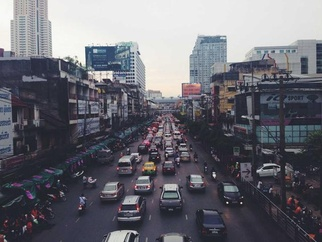
#> input picture 01_sift/images/input_image.jpg, 322 x 242 px, shrunk from 640 x 480 before the run
$ python sift_octave_visual.py
#> lines starting #> are read from the running program, lines starting #| are printed output that depends on the picture
"""
Generate SIFT keypoint images with:
- Different circle sizes for different octaves
- Different colors for different octaves
- Combined view with all octaves in different colors
"""

import numpy as np
from PIL import Image
import matplotlib.pyplot as plt
from scipy.ndimage import gaussian_filter
import os

def download_image():
    """Use existing input image."""
    img_path = '../images/input_image.jpg'
    if os.path.exists(img_path):
        return np.array(Image.open(img_path).convert('L'))
    raise FileNotFoundError("input_image.jpg not found")

def build_gaussian_pyramid(img, num_octaves=3, num_scales=5, sigma=1.6, k=np.sqrt(2)):
    """Build Gaussian scale-space pyramid."""
    pyramid = []
    current_img = img.astype(np.float64)

    for octave in range(num_octaves):
        octave_images = []
        for scale in range(num_scales):
            sigma_scale = sigma * (k ** scale)
            blurred = gaussian_filter(current_img, sigma=sigma_scale)
            octave_images.append(blurred)
        pyramid.append(octave_images)
        current_img = current_img[::2, ::2]

    return pyramid

def compute_dog(pyramid):
    """Compute Difference of Gaussians."""
    dog_pyramid = []
    for octave_images in pyramid:
        dog_octave = []
        for i in range(len(octave_images) - 1):
            dog = octave_images[i + 1] - octave_images[i]
            dog_octave.append(dog)
        dog_pyramid.append(dog_octave)
    return dog_pyramid

def detect_extrema(dog_octave, threshold=0.03):
    """Detect local extrema in DoG images."""
    keypoints = []
    for s in range(1, len(dog_octave) - 1):
        current = dog_octave[s]
        below = dog_octave[s - 1]
        above = dog_octave[s + 1]

        h, w = current.shape
        for y in range(1, h - 1):
            for x in range(1, w - 1):
                patch = current[y-1:y+2, x-1:x+2]
                patch_below = below[y-1:y+2, x-1:x+2]
                patch_above = above[y-1:y+2, x-1:x+2]

                center = current[y, x]
                all_neighbors = np.concatenate([
                    patch.flatten(),
                    patch_below.flatten(),
                    patch_above.flatten()
                ])
                all_neighbors = np.delete(all_neighbors, 4)

                if abs(center) > threshold:
                    if center > np.max(all_neighbors) or center < np.min(all_neighbors):
                        keypoints.append({'x': x, 'y': y, 'scale': s, 'response': center})
    return keypoints

def compute_derivatives(dog, x, y):
    """Compute gradient and Hessian at keypoint location."""
    h, w = dog.shape
    if x < 1 or x >= w - 1 or y < 1 or y >= h - 1:
        return None, None, None, None, None

    Dx = (dog[y, x + 1] - dog[y, x - 1]) / 2
    Dy = (dog[y + 1, x] - dog[y - 1, x]) / 2
    Dxx = dog[y, x + 1] + dog[y, x - 1] - 2 * dog[y, x]
    Dyy = dog[y + 1, x] + dog[y - 1, x] - 2 * dog[y, x]
    Dxy = (dog[y + 1, x + 1] - dog[y + 1, x - 1] -
           dog[y - 1, x + 1] + dog[y - 1, x - 1]) / 4

    return Dx, Dy, Dxx, Dyy, Dxy

def filter_keypoints(keypoints, dog_octave):
    """Apply all filtering stages."""
    # Stage 1: Low Contrast
    kept = []
    for kp in keypoints:
        s = kp['scale']
        if s < 0 or s >= len(dog_octave):
            continue
        dog = dog_octave[s]
        x, y = kp['x'], kp['y']

        derivs = compute_derivatives(dog, x, y)
        if derivs[0] is None:
            continue

        Dx, Dy, Dxx, Dyy, Dxy = derivs
        det = Dxx * Dyy - Dxy * Dxy

        if abs(det) < 1e-10:
            continue

        offset_x = -(Dyy * Dx - Dxy * Dy) / det
        offset_y = -(Dxx * Dy - Dxy * Dx) / det

        # Stage 2: Edge Response
        trace = Dxx + Dyy
        if det <= 0:
            continue
        ratio = (trace ** 2) / det
        if ratio >= 12.1:
            continue

        # Stage 3: Sub-pixel
        if abs(offset_x) > 0.5 or abs(offset_y) > 0.5:
            continue

        kp['x_refined'] = x + offset_x
        kp['y_refined'] = y + offset_y
        kept.append(kp)

    return kept

# Colors for each octave
OCTAVE_COLORS = {
    0: '#FF0000',  # Red - Fine scale
    1: '#00FF00',  # Green - Medium scale
    2: '#0000FF',  # Blue - Coarse scale
}

# Circle radius for each octave
OCTAVE_RADIUS = {
    0: 4,   # Small - Fine scale
    1: 8,   # Medium - Medium scale
    2: 14,  # Large - Coarse scale
}

def plot_octave_keypoints(img, keypoints_by_octave, title, filename, show_legend=True):
    """Plot keypoints with different colors and sizes per octave."""
    fig, ax = plt.subplots(1, 1, figsize=(14, 10))
    ax.imshow(img, cmap='gray')

    total = 0
    for octave, kps in keypoints_by_octave.items():
        scale_factor = 2 ** octave
        color = OCTAVE_COLORS[octave]
        radius = OCTAVE_RADIUS[octave]

        for kp in kps:
            x = kp['x'] * scale_factor
            y = kp['y'] * scale_factor
            circle = plt.Circle((x, y), radius, color=color, fill=False, linewidth=1.5)
            ax.add_patch(circle)
        total += len(kps)

    if show_legend:
        legend_elements = [
            plt.Line2D([0], [0], marker='o', color='w', markerfacecolor='none',
                      markeredgecolor=OCTAVE_COLORS[0], markersize=8, markeredgewidth=2,
                      label=f'Octave 0: Fine-scale ({len(keypoints_by_octave.get(0, []))} kps)'),
            plt.Line2D([0], [0], marker='o', color='w', markerfacecolor='none',
                      markeredgecolor=OCTAVE_COLORS[1], markersize=12, markeredgewidth=2,
                      label=f'Octave 1: Medium-scale ({len(keypoints_by_octave.get(1, []))} kps)'),
            plt.Line2D([0], [0], marker='o', color='w', markerfacecolor='none',
                      markeredgecolor=OCTAVE_COLORS[2], markersize=16, markeredgewidth=2,
                      label=f'Octave 2: Coarse-scale ({len(keypoints_by_octave.get(2, []))} kps)'),
        ]
        ax.legend(handles=legend_elements, loc='upper right', fontsize=10,
                 fancybox=True, framealpha=0.9)

    ax.set_title(f'{title}\n(Total: {total} keypoints)', fontsize=14, fontweight='bold')
    ax.axis('off')

    plt.tight_layout()
    plt.savefig(filename, dpi=150, bbox_inches='tight', facecolor='white')
    plt.close()
    print(f'Saved: {filename}')

def plot_single_octave(img, keypoints, octave, title, filename):
    """Plot keypoints from a single octave."""
    fig, ax = plt.subplots(1, 1, figsize=(14, 10))
    ax.imshow(img, cmap='gray')

    scale_factor = 2 ** octave
    color = OCTAVE_COLORS[octave]
    radius = OCTAVE_RADIUS[octave]

    for kp in keypoints:
        x = kp['x'] * scale_factor
        y = kp['y'] * scale_factor
        circle = plt.Circle((x, y), radius, color=color, fill=False, linewidth=1.5)
        ax.add_patch(circle)

    ax.set_title(f'{title}\n({len(keypoints)} keypoints)', fontsize=14, fontweight='bold')
    ax.axis('off')

    plt.tight_layout()
    plt.savefig(filename, dpi=150, bbox_inches='tight', facecolor='white')
    plt.close()
    print(f'Saved: {filename}')

def plot_filtering_stages_by_octave(img, all_kps, filtered_kps, title, filename):
    """Plot filtered keypoints with octave colors and sizes."""
    fig, ax = plt.subplots(1, 1, figsize=(14, 10))
    ax.imshow(img, cmap='gray')

    total = 0
    octave_counts = {0: 0, 1: 0, 2: 0}

    for kp in filtered_kps:
        octave = kp['octave']
        scale_factor = 2 ** octave
        color = OCTAVE_COLORS[octave]
        radius = OCTAVE_RADIUS[octave]

        x = kp['x'] * scale_factor
        y = kp['y'] * scale_factor
        circle = plt.Circle((x, y), radius, color=color, fill=False, linewidth=1.5)
        ax.add_patch(circle)
        total += 1
        octave_counts[octave] += 1

    legend_elements = [
        plt.Line2D([0], [0], marker='o', color='w', markerfacecolor='none',
                  markeredgecolor=OCTAVE_COLORS[0], markersize=8, markeredgewidth=2,
                  label=f'Octave 0: Small circles ({octave_counts[0]} kps)'),
        plt.Line2D([0], [0], marker='o', color='w', markerfacecolor='none',
                  markeredgecolor=OCTAVE_COLORS[1], markersize=12, markeredgewidth=2,
                  label=f'Octave 1: Medium circles ({octave_counts[1]} kps)'),
        plt.Line2D([0], [0], marker='o', color='w', markerfacecolor='none',
                  markeredgecolor=OCTAVE_COLORS[2], markersize=16, markeredgewidth=2,
                  label=f'Octave 2: Large circles ({octave_counts[2]} kps)'),
    ]
    ax.legend(handles=legend_elements, loc='upper right', fontsize=10,
             fancybox=True, framealpha=0.9)

    ax.set_title(f'{title}\n(Total: {total} keypoints)', fontsize=14, fontweight='bold')
    ax.axis('off')

    plt.tight_layout()
    plt.savefig(filename, dpi=150, bbox_inches='tight', facecolor='white')
    plt.close()
    print(f'Saved: {filename}')

def main():
    print("Loading image...")
    img = download_image()
#> in download_image, `return np.array(Image.open(img_path).convert('L'))`:
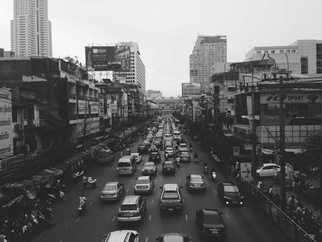
#> returned value: shape (242, 322); min 14, max 255, mean 106.6
    print(f"Image size: {img.shape}")
#| Image size: (242, 322)

    print("\nBuilding Gaussian pyramid...")
    pyramid = build_gaussian_pyramid(img)
#> the loop in build_gaussian_pyramid, `for octave in range(num_octaves):` made 3 passes
#> pass 1, in build_gaussian_pyramid, `current_img = current_img[::2, ::2]`:
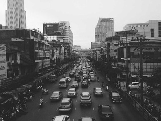
#> current_img: shape (121, 161) float64; min 20, max 255, mean 107
#> pass 3, in build_gaussian_pyramid, `current_img = current_img[::2, ::2]`:
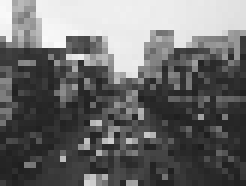
#> current_img: shape (31, 41) float64 (shown 6 times larger); min 29, max 250, mean 107.9
#> after the loop in build_gaussian_pyramid, `for octave in range(num_octaves):`: pyramid = 3 items
#> pyramid = 3 items

    print("Computing DoG...")
    dog_pyramid = compute_dog(pyramid)
#> the loop in compute_dog, `for octave_images in pyramid:` made 3 passes
#> dog_pyramid = 3 items

    # Detect keypoints per octave
    print("\nDetecting keypoints per octave...")
    keypoints_by_octave = {}
    all_keypoints = []

    for octave_idx, dog_octave in enumerate(dog_pyramid):
        kps = detect_extrema(dog_octave)
        for kp in kps:
            kp['octave'] = octave_idx
            kp['dog'] = dog_octave[kp['scale']]
        keypoints_by_octave[octave_idx] = kps
        all_keypoints.extend(kps)
        print(f"  Octave {octave_idx}: {len(kps)} keypoints")
#> this loop made 3 passes
#|   Octave 0: 213 keypoints
#|   Octave 1: 54 keypoints
#|   Octave 2: 11 keypoints
#> after the loop, all_keypoints = 278 items; keypoints_by_octave = 3 items; kp = 6 items

    print(f"Total detected: {len(all_keypoints)} keypoints")
#| Total detected: 278 keypoints

    # 1. Plot each octave separately with its color
    print("\n=== Generating Octave-specific images ===")
    for octave in range(3):
        plot_single_octave(
            img, keypoints_by_octave[octave], octave,
            f'Octave {octave}: {"Fine" if octave==0 else "Medium" if octave==1 else "Coarse"}-scale Features',
            f'../images/sift_octave{octave}_keypoints.png'
        )
#> this loop made 3 passes
#> pass 2, in plot_single_octave (call 2), `plt.savefig(filename, dpi=150, bbox_inches='tight', facecolor='white')`:
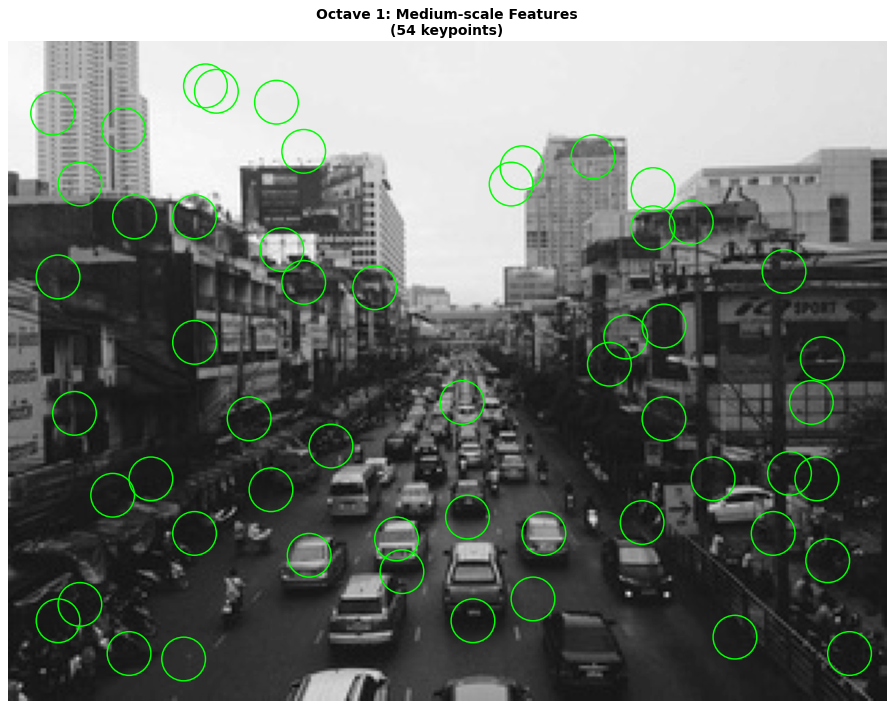
#> figure drawn by matplotlib, 1 panel

    # 2. Plot combined with different colors
    print("\n=== Generating Combined image (different colors) ===")
    plot_octave_keypoints(
        img, keypoints_by_octave,
        'All Detected Keypoints (Combined from All Octaves)',
        '../images/sift_all_octaves_combined.png'
    )
#> the loop in plot_octave_keypoints, `for octave, kps in keypoints_by_octave.items():` made 3 passes
#> (scale_factor, color, radius, total) on passes 1 to 3: (1, '#FF0000', 4, 213), (2, '#00FF00', 8, 267), (4, '#0000FF', 14, 278)
#> after the loop in plot_octave_keypoints, `for octave, kps in keypoints_by_octave.items():`: total = 278
#> in plot_octave_keypoints, `plt.savefig(filename, dpi=150, bbox_inches='tight', facecolor='white')`:
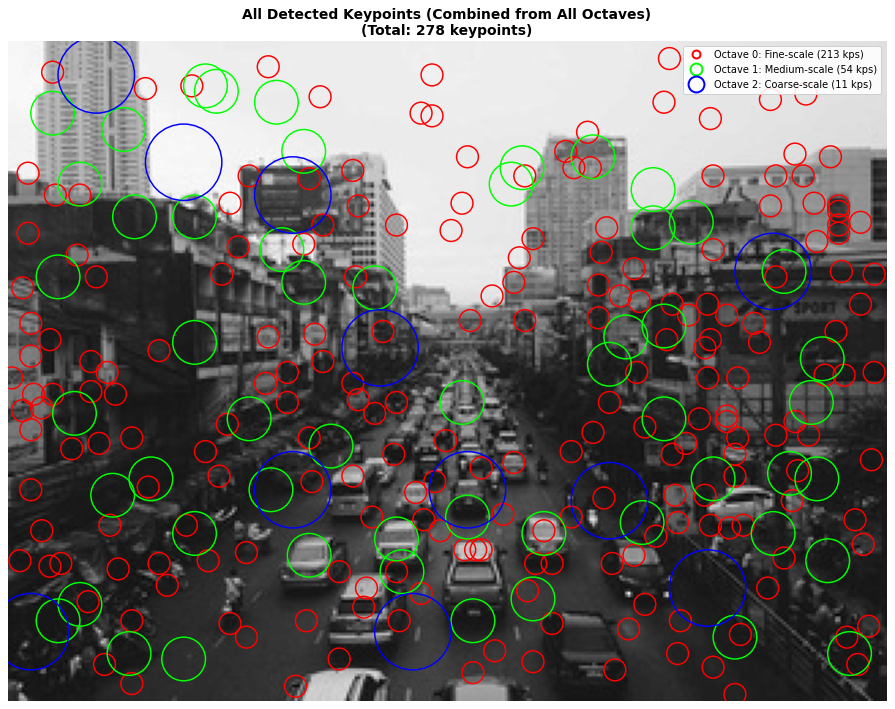
#> figure drawn by matplotlib, 1 panel

    # 3. Apply filtering and show with octave colors/sizes
    print("\n=== Applying filtering stages ===")

    # Filter all keypoints
    filtered_all = []
    for octave_idx, dog_octave in enumerate(dog_pyramid):
        kps = keypoints_by_octave[octave_idx]
        filtered = filter_keypoints(kps, dog_octave)
        for kp in filtered:
            kp['octave'] = octave_idx
        filtered_all.extend(filtered)
#> this loop made 3 passes

    print(f"After filtering: {len(filtered_all)} keypoints")
#| After filtering: 223 keypoints

    # Count per octave after filtering
    filtered_by_octave = {0: [], 1: [], 2: []}
    for kp in filtered_all:
        filtered_by_octave[kp['octave']].append(kp)

    for octave in range(3):
        print(f"  Octave {octave}: {len(filtered_by_octave[octave])} keypoints")

    # 4. Plot filtered keypoints with octave colors
    print("\n=== Generating Filtered image (with octave colors) ===")
    plot_filtering_stages_by_octave(
        img, all_keypoints, filtered_all,
        'Final Keypoints After All Filtering Stages',
        '../images/sift_filtered_octaves.png'
    )
#> in plot_filtering_stages_by_octave, `plt.savefig(filename, dpi=150, bbox_inches='tight', facecolor='white')`:
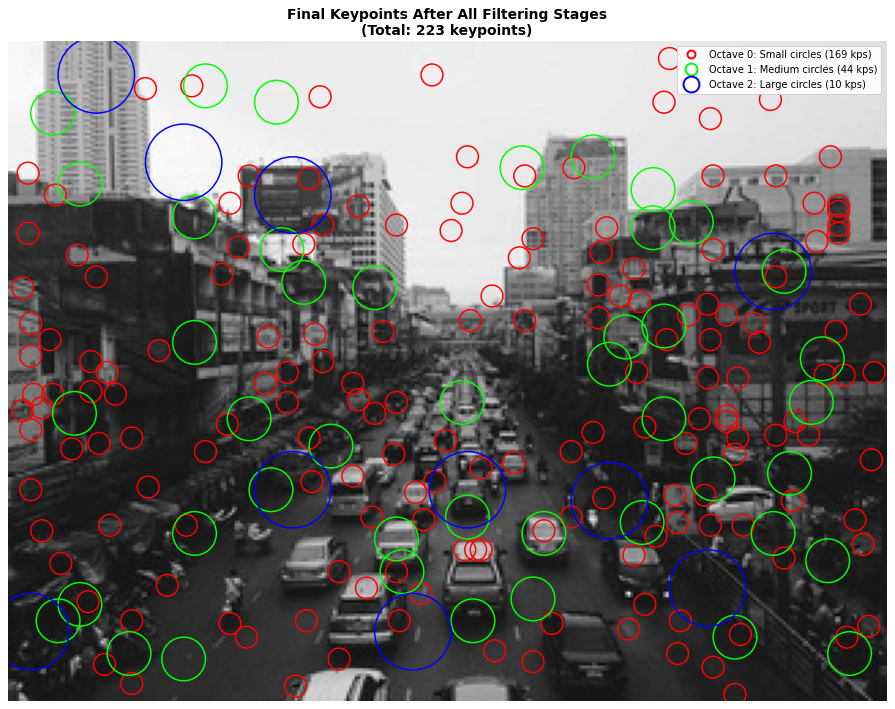
#> figure drawn by matplotlib, 1 panel

    # 5. Update the stage images with octave information
    print("\n=== Updating stage images with octave colors ===")

    # Stage 0: All detected
    plot_octave_keypoints(
        img, keypoints_by_octave,
        'Stage 0: All Detected Keypoints',
        '../images/sift_stage0_detected.png'
    )
#> the loop in plot_octave_keypoints (call 2), `for octave, kps in keypoints_by_octave.items():` made 3 passes

    # For filtering stages, we need to track per stage
    # Stage 1: After low contrast (no change in our case)
    plot_octave_keypoints(
        img, keypoints_by_octave,
        'Stage 1: After Low Contrast Removal',
        '../images/sift_stage1_low_contrast.png'
    )

    # Stage 2: After edge response
    stage2_by_octave = {0: [], 1: [], 2: []}
    for octave_idx, dog_octave in enumerate(dog_pyramid):
        kps = keypoints_by_octave[octave_idx]
        for kp in kps:
            s = kp['scale']
            if s < 0 or s >= len(dog_octave):
                continue
            dog = dog_octave[s]
            x, y = kp['x'], kp['y']
            derivs = compute_derivatives(dog, x, y)
            if derivs[0] is None:
                continue
            Dx, Dy, Dxx, Dyy, Dxy = derivs
            det = Dxx * Dyy - Dxy * Dxy
            if det <= 0:
                continue
            trace = Dxx + Dyy
            ratio = (trace ** 2) / det
            if ratio < 12.1:
                kp['octave'] = octave_idx
                stage2_by_octave[octave_idx].append(kp)
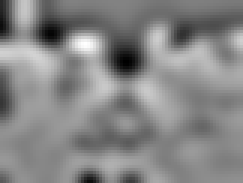
#> dog: shape (61, 81) float64 (shown 3 times larger); min -21.28, max 19.17, mean 5.77e-14; drawn with min black and max white

    plot_octave_keypoints(
        img, stage2_by_octave,
        'Stage 2: After Edge Response Removal',
        '../images/sift_stage2_edge_response.png'
    )

    # Stage 3: Final filtered
    plot_octave_keypoints(
        img, filtered_by_octave,
        'Stage 3: After Sub-pixel Refinement (Final)',
        '../images/sift_stage3_subpixel.png'
    )

    print("\n" + "="*60)
    print("SUMMARY")
    print("="*60)
    print(f"Octave 0 (Fine, Red, Small circles):   {len(keypoints_by_octave[0])} → {len(filtered_by_octave[0])}")
#| Octave 0 (Fine, Red, Small circles):   213 → 169
    print(f"Octave 1 (Medium, Green, Medium circles): {len(keypoints_by_octave[1])} → {len(filtered_by_octave[1])}")
#| Octave 1 (Medium, Green, Medium circles): 54 → 44
    print(f"Octave 2 (Coarse, Blue, Large circles): {len(keypoints_by_octave[2])} → {len(filtered_by_octave[2])}")
#| Octave 2 (Coarse, Blue, Large circles): 11 → 10
    print(f"Total: {len(all_keypoints)} → {len(filtered_all)}")
#| Total: 278 → 223

if __name__ == '__main__':
    main()
